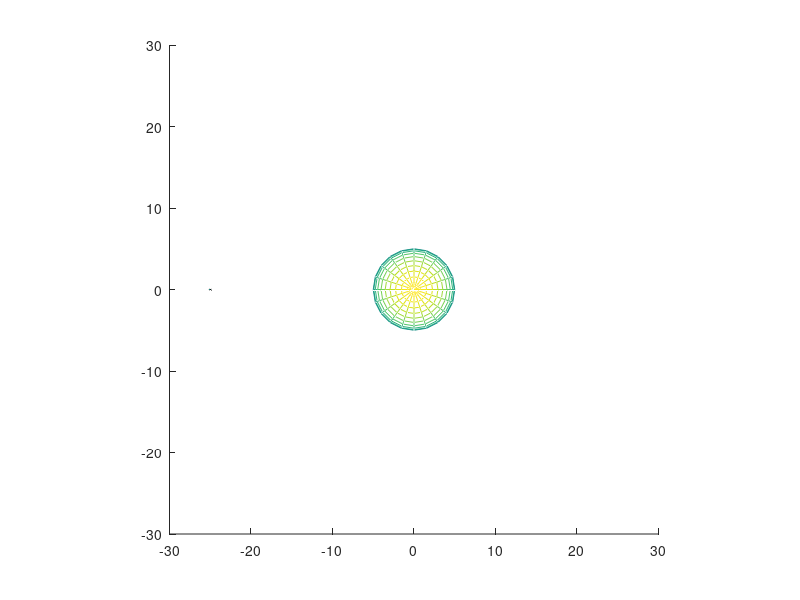

Write the MATLAB code that produced this figure. (Note: this script raises an error after producing the figure.)
%http://onlinelibrary.wiley.com/doi/10.1111/j.1574-6968.2001.tb10662.x/full
%link for bacteria swimming speed.
%Ill take it 40 micrometers per second.

%Diffusion coefficient(Micrometers^2/seconds).
coef = 79.4;
%Step size. (Seconds).
step = 10^-4;
std = sqrt(2 * coef * step);
speed = 40;
time = 5;
cell_radius = 5;

num_of_molecules = 40000;

molecules = normrnd(0, 10, [num_of_molecules, 3]);
x = molecules;
t = cell_radius./sqrt(sum(x.^2, 2));
molecules = molecules + t.*molecules;

%molecules = zeros(num_of_molecules, 3);
%is_released = false(num_of_molecules, 1);

nanobot_coor = [-25, 0, 0];
nanobot_radius = 2;

arrival_times = zeros(20000,1);
nano_hit_memory = 0;
bias = [0,0,0];
q = normrnd(0, 0.001, [1, 3]);
x = (speed*step)./sqrt(sum(q.^2, 2)).*q;
old_hitt = 0;
count = 0;
intervall = 100;

[X,Y,Z] = sphere;
h = figure(1);
axis tight manual;
filename = 'testAnimated.gif';

for i = 1:time/step
       
    nanobot_coor = nanobot_coor + x;
    hitt = sum((sum((molecules - nanobot_coor).^2, 2) <= nanobot_radius^2));   
    if(hitt > old_hitt)
        bias = (bias + x);
        old_hitt = hitt;
    elseif(hitt < old_hitt)
        bias = (bias - x);
        old_hitt = hitt;    
    else
        old_hitt = hitt;
    end      
    q = normrnd(0, 0.001, [1, 3]);
    x = (speed*step)./sqrt(sum((q + bias).^2 , 2)).*(bias + q); 
    arrival_times(i) = sum((nanobot_coor).^2, 2);  
    
    if(mod(i, 200) == 1)
        hold on
        mesh(X*5 , Y*5 , Z*5);
        surf(X*0.1 + nanobot_coor(1), Y*0.1 + nanobot_coor(2), Z*0.1 + nanobot_coor(3));
        axis([-30  30   -30  30   -30  30]);
        axis square;
        refreshdata;
        drawnow;
        frame = getframe(h); 
        im = frame2im(frame); 
        [imind,cm] = rgb2ind(im,256); 
        if i == 1 
             imwrite(imind,cm,filename,'gif', 'Loopcount',inf); 
        else
            imwrite(imind,cm,filename,'gif','WriteMode','append');
        end 
    end
end

plot(arrival_times)
